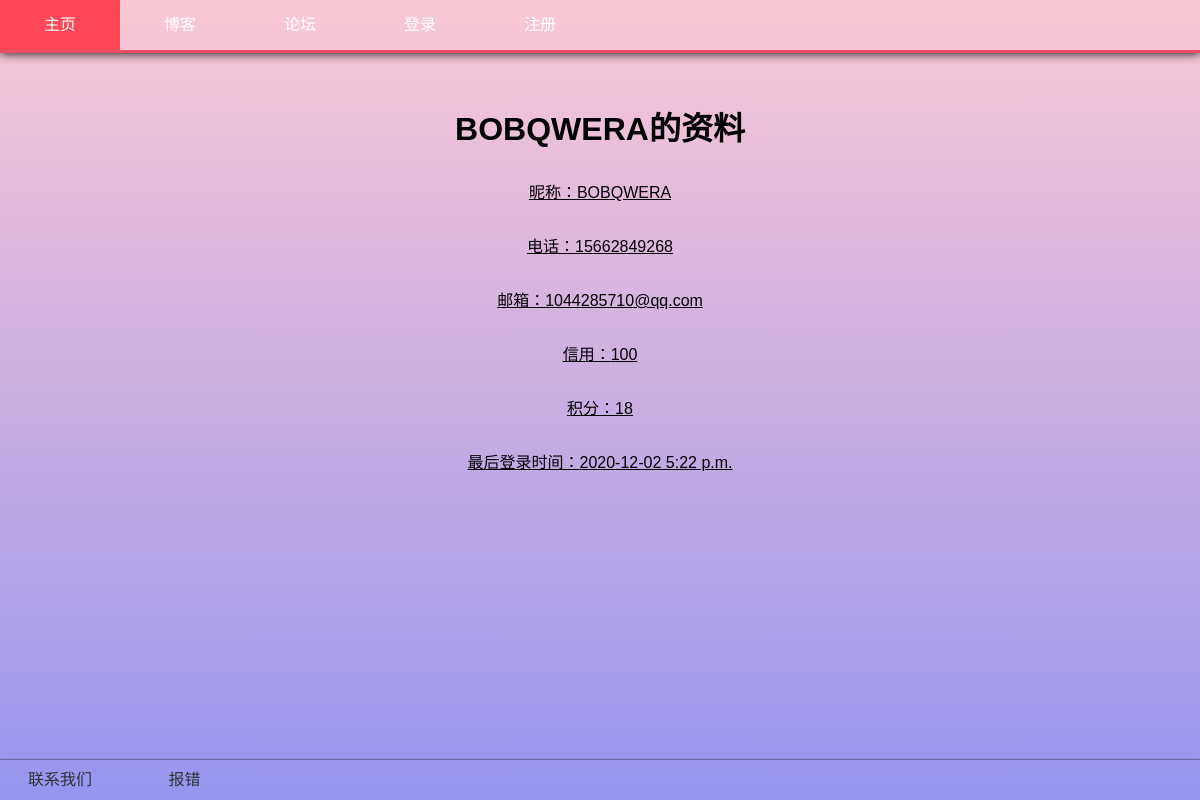
The app's page /user/BOBQWERA/detail (signed in), older data.
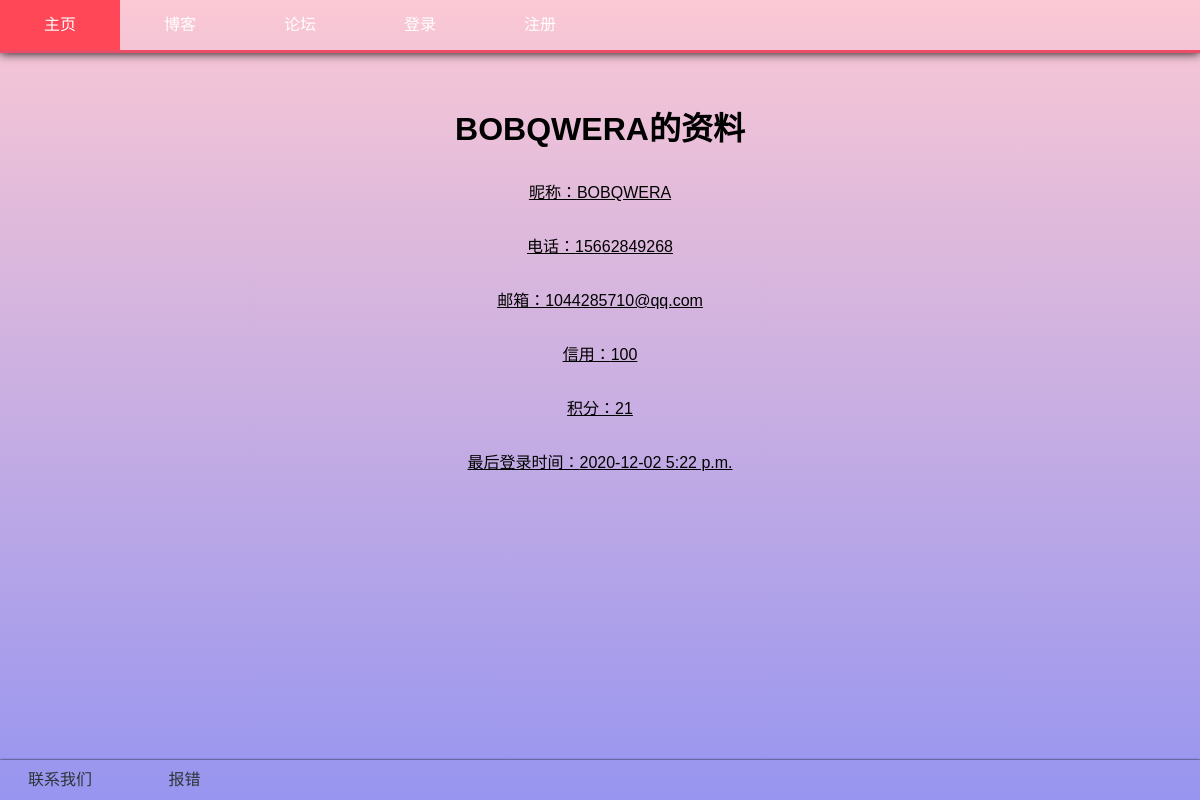
The same page, newer data.
### user/models.py (models this page shows, shortened)
class User(models.Model):
    username=models.CharField(max_length=20,unique=True)
    nickname=models.CharField(max_length=20)
    password=models.CharField(max_length=100)
    telephone=models.CharField(max_length=15)
    email=models.EmailField()
    usertype=models.CharField(max_length=2,choices=USER_TYPE_CHOICES)
    credit = models.IntegerField(default=100)
    score = models.IntegerField(default=0)
    face = models.FileField(upload_to='img',null=True,blank=True)
    friend = models.ManyToManyField('self',related_name='friends')
    friend_apply = models.ManyToManyField('self',through='Apply')
    last_logined = models.DateTimeField(auto_now_add=True)
    last_signed  = models.DateTimeField(auto_now_add=True)
    ex = models.ForeignKey(Examine,on_delete=models.CASCADE)

### user/views.py (the view)
# urls.py: path('<str:username>/detail',views.detail,name='user_detail'),
def detail(request,username):
    if not function._has_user(username):
        raise Http404('user not found')
    message = function._get_logined_message(request)
    if function._self_space(request,username):
        message['self'] = True
    message['user'] = function._get_user_by_username(username)
    return render(request,'user/detail.html',message)

### function.py (called while the page is built, shortened)
def _get_cookie_from_request(request):
    if 'Cookie' not in request.headers:
        return {}
    cookie_string = request.headers['Cookie']
    cookie_dict = {}
    for cookie in cookie_string.split('; '):
        name, value = cookie.split('=')
        cookie_dict[name] = value
    return cookie_dict

def _get_logined_message(request):
    message = {'logined': False}
    username = _logined(request)
    if username:
        message = {'logined': True, 'username': username}
        user = _get_user_by_username(username)
        if user.usertype == 'SU':
            message['SU'] = True
    return message

def _get_user_by_username(username):
    return User.objects.get(username=username)

def _has_user(username):
    return User.objects.filter(username=username)

def _logined(request):
    cookie = _get_cookie_from_request(request)
    if 'username' not in cookie.keys() or 'sessionid' not in cookie.keys():
        return False

def _self_space(request, username):
    cookie = _get_cookie_from_request(request)
    if 'username' not in cookie.keys() or not _logined(request):
        return False
    return cookie['username'] == username

### templates/user/detail.html (shortened to what this page needs)
{% extends 'base.html' %}
{% block css %}
<link rel="stylesheet" href="/static/css/detail.css">
{% endblock css %}
{% block body %}
<div class="message">
    <h1>{{user.username}}的资料</h1>
    <p>昵称：{{user.nickname}}</p>
    <p>电话：{{user.telephone}}</p>
    <p>邮箱：{{user.email}}</p>
    <p>信用：{{user.credit}}</p>
    <p>积分：{{user.score}}</p>
    <p>最后登录时间：{{user.last_logined|date:'Y-m-d P'}}</p>
</div>
{% endblock %}

Row changes from the older to the newer data that the page shows:
changed User "BOBQWERA": score "18" → "21"
